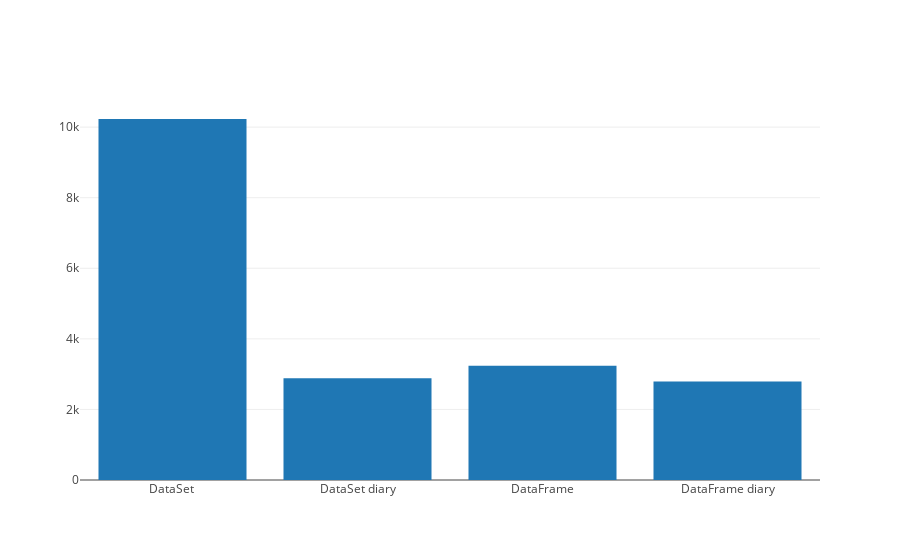

The notebook cell saved with this chart:
### Markdown cell above
# Visualización de eficiencia

### Code cell
val (x, y) = Seq(
    "DataSet " -> runWithOutput(meanInfectionPerPopulationDS.collect),
    "DataSet diary" -> runWithOutput(diaryInfectionPerPopulationDS.collect),    
    "DataFrame" -> runWithOutput(infectionsPerPopulation.collect),
    "DataFrame diary" -> runWithOutput(diaryInfectionsDF.collect),
).unzip

Bar(x, y).plot()

### Figure 1 — Plotly figure (JSON) as saved in the notebook; plotly's stock layout.template omitted (floating-point values rounded to 4 significant figures)
{"data": [{"type": "bar", "x": ["DataSet ", "DataSet diary", "DataFrame", "DataFrame diary"], "y": [10230, 2886, 3236, 2788]}], "layout": {}}
